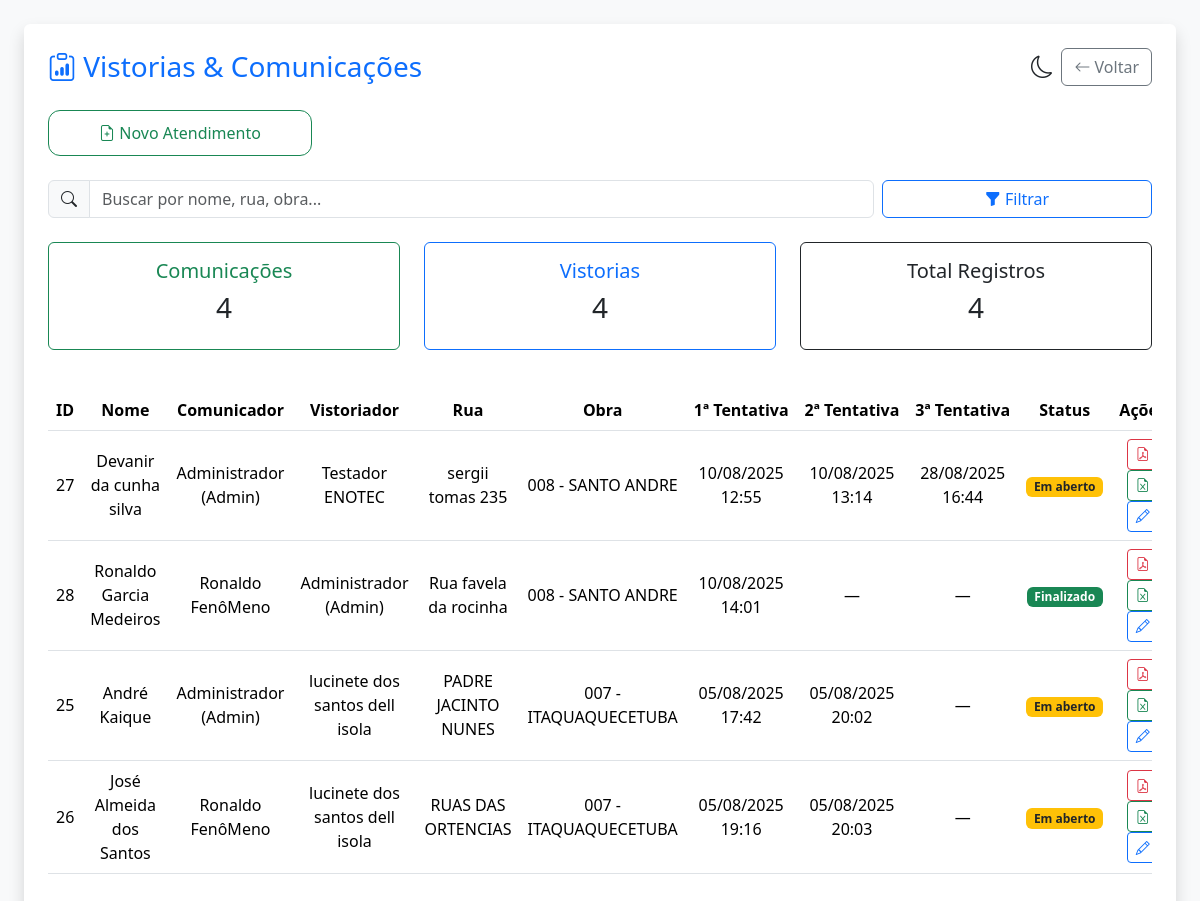
The page /atendimento/ (signed in) on the database its author committed.
### app/models.py (models this page shows)
class ComunicacaoObra(db.Model):
    __tablename__ = 'comunicacao_obra'
    id = db.Column(db.Integer, primary_key=True)
    nome = db.Column(db.String(100), nullable=False)
    cpf = db.Column(db.String(20))
    endereco = db.Column(db.String(255))
    telefone = db.Column(db.String(50))
    bairro = db.Column(db.String(100))
    numero = db.Column(db.String(20))
    comunicado = db.Column(db.String(20))
    economia = db.Column(db.String(50))
    assinatura = db.Column(db.String(100))
    tipo_imovel = db.Column(db.String(200))
    data_envio = db.Column(db.DateTime, default=datetime.utcnow)
    obra_id = db.Column(db.Integer, db.ForeignKey('obra.id', name='fk_comunicacao_obra'))
    obra = db.relationship("Obra", backref="comunicacoes")
    usuario_id = db.Column(db.Integer, db.ForeignKey('user.id', name='fk_usuario_comunicacao'))
    usuario = db.relationship("User", backref="comunicacoes")  # ✅ AQUI
    vistorias = db.relationship("VistoriaImovel", back_populates="comunicacao", cascade="all, delete-orphan")

class User(db.Model):
    id = db.Column(db.Integer, primary_key=True)
    nome = db.Column(db.String(100), nullable=True)  # <-- temporariamente
    email = db.Column(db.String(120), unique=True, nullable=False)
    password = db.Column(db.String(120), nullable=False)
    cargo = db.Column(db.String(50), default="usuario")
    rg = db.Column(db.String(20), nullable=True)  # ✅ Adicionado aqui
    obra_id = db.Column(db.Integer, db.ForeignKey('obra.id'))
    obra = db.relationship('Obra', backref='usuarios')
    vistorias_responsavel = db.relationship(
        'VistoriaImovel',
        foreign_keys='VistoriaImovel.usuario_id',
        back_populates='usuario'
    )
    vistorias_que_finalizei = db.relationship(
        'VistoriaImovel',
        foreign_keys='VistoriaImovel.finalizada_por_user_id',
        back_populates='finalizada_por'
    )

class Obra(db.Model):
    id = db.Column(db.Integer, primary_key=True)
    nome = db.Column(db.String(100), nullable=False)
    descricao = db.Column(db.Text)
    endereco = db.Column(db.String(255))
    responsavel = db.Column(db.String(100))
    data_inicio = db.Column(db.Date)
    data_fim = db.Column(db.Date)
    criado_em = db.Column(db.DateTime, default=datetime.utcnow)

### app/atendimento/routes.py (the view)
@atendimento_bp.route("/")
def dashboard_unificado():
    if "user_id" not in session:
        return redirect(url_for("auth.login"))
    cargo = session.get("cargo")
    user_id = session.get("user_id")
    registros = []
    if cargo == "vistoriador":
        from app.models import User  # necessário se current_user não está funcionando
        usuario = User.query.get(user_id)
        obras_ids = [usuario.obra_id] if usuario and usuario.obra_id else []
    else:
        obras_ids = [obra.id for obra in Obra.query.all()]
    comunicacoes = ComunicacaoObra.query.filter(ComunicacaoObra.obra_id.in_(obras_ids)).all()
    vistorias = VistoriaImovel.query.filter(VistoriaImovel.obra_id.in_(obras_ids)).options(joinedload(VistoriaImovel.usuario)).all()
    ids_com_com_vistoria = [v.comunicacao_id for v in vistorias if v.comunicacao_id]
    for c in comunicacoes:
        if c.id not in ids_com_com_vistoria:
            registros.append({
                "id": c.id,
                "nome": c.nome,
                "rua": c.endereco,
                "obra": c.obra,
                "data_envio": c.data_envio,
                "finalizada": False,
                "comunicador": f"{c.usuario.nome} (Admin)" if c.usuario and c.usuario.cargo == "admin" else c.usuario.nome if c.usuario else "—"
            })
    for v in vistorias:
        registros.append({
    "id": v.id,
    "nome": v.nome_responsavel or (v.comunicacao.nome if v.comunicacao else "Sem nome"),
    "rua": v.rua or (v.comunicacao.endereco if v.comunicacao else "—"),
    "obra": v.obra,
    "data_envio": datetime.combine(v.data_1, v.hora_1) if v.data_1 and v.hora_1 else v.data_1,
    "segunda_tentativa": datetime.combine(v.data_2, v.hora_2) if v.data_2 and v.hora_2 else None,
    "terceira_tentativa": datetime.combine(v.data_3, v.hora_3) if v.data_3 and v.hora_3 else None,
    "finalizada": v.finalizada,
    "comunicador": (
        f"{v.comunicacao.usuario.nome} (Admin)" if v.comunicacao and v.comunicacao.usuario and v.comunicacao.usuario.cargo == "admin"
        else v.comunicacao.usuario.nome if v.comunicacao and v.comunicacao.usuario
        else "—"
    ),
    "vistoriador": (
        f"{v.usuario.nome} (Admin)" if v.usuario and v.usuario.cargo == "admin"
        else v.usuario.nome if v.usuario else "—"
    ),
})
    registros.sort(
        key=lambda r: datetime.combine(r["data_envio"], time.min) if r.get("data_envio") else datetime.min,
        reverse=True
    )
    return render_template("atendimento/dashboard.html",
                           registros=registros,
                           total_comunicacoes=len(comunicacoes),
                           total_vistorias=len(vistorias),
                           total_registros=len(registros))

### templates/atendimento/dashboard.html (shortened to what this page needs)
<!DOCTYPE html>
<html lang="pt-BR">
  <head>
    <link
      href="https://cdn.jsdelivr.net/npm/bootstrap@5.3.3/dist/css/bootstrap.min.css"
      rel="stylesheet"
    />
    <link
      href="https://cdn.jsdelivr.net/npm/bootstrap-icons@1.10.5/font/bootstrap-icons.css"
      rel="stylesheet"
    />
  </head>
  <body class="bg-light p-2 p-md-4">
    <div class="container-fluid bg-white p-4 rounded shadow">
      <div
        class="d-flex justify-content-between align-items-center mb-4 flex-wrap gap-2"
      >
        <h3 class="mb-0 text-primary">
          <i class="bi bi-clipboard-data"></i> Vistorias & Comunicações
        </h3>
        <div class="d-flex gap-2 align-items-center">
          <i
            class="bi bi-moon toggle-theme"
            title="Alternar modo escuro"
            onclick="toggleTheme()"
          ></i>
          <a
            href="{{ url_for('auth.dashboard') }}"
            class="btn btn-outline-secondary"
          >
            <i class="bi bi-arrow-left"></i>
            <span class="d-none d-sm-inline">Voltar</span>
          </a>
        </div>
      </div>
      <div class="row g-3 mb-4">
        <div class="col-12 col-sm-6 col-md-3">
          <a
            href="/atendimento/nova"
            class="btn btn-outline-success square-button w-100"
          >
            <i class="bi bi-file-earmark-plus"></i>
            <span class="d-none d-sm-inline">Novo Atendimento</span>
          </a>
        </div>
      </div>
      <form class="row g-2 mb-4" onsubmit="aplicarFiltro(); return false;">
        <div class="col-12 col-md-9">
          <div class="input-group">
            <span class="input-group-text"><i class="bi bi-search"></i></span>
            <input
              type="text"
              class="form-control"
              id="filtroBusca"
              placeholder="Buscar por nome, rua, obra..."
              oninput="aplicarFiltroAoDigitar()"
            />
          </div>
        </div>
        <div class="col-12 col-md-3">
          <button type="submit" class="btn btn-outline-primary w-100">
            <i class="bi bi-funnel-fill"></i> Filtrar
          </button>
        </div>
      </form>
      <div class="row text-center mb-4">
        <div class="col-12 col-sm-6 col-md-4 mb-3">
          <div class="card border-success h-100">
            <div class="card-body">
              <h5 class="card-title text-success">Comunicações</h5>
              <h3>{{ total_comunicacoes }}</h3>
            </div>
          </div>
        </div>
        <div class="col-12 col-sm-6 col-md-4 mb-3">
          <div class="card border-primary h-100">
            <div class="card-body">
              <h5 class="card-title text-primary">Vistorias</h5>
              <h3>{{ total_vistorias }}</h3>
            </div>
          </div>
        </div>
        <div class="col-12 col-md-4 mb-3">
          <div class="card border-dark h-100">
            <div class="card-body">
              <h5 class="card-title text-dark">Total Registros</h5>
              <h3>{{ total_registros }}</h3>
            </div>
          </div>
        </div>
      </div>
      {% if registros %}
      <div class="table-responsive">
        <table
          class="table table-hover align-middle text-center"
          id="tabelaRegistros"
        >
          <thead>
            <tr>
              <th>ID</th>
              <th>Nome</th>
              <th>Comunicador</th>
              <th>Vistoriador</th>
              <th class="d-none d-sm-table-cell">Rua</th>
              <th class="d-none d-md-table-cell">Obra</th>
              <th class="text-nowrap">1ª Tentativa</th>
              <th class="text-nowrap">2ª Tentativa</th>
              <th class="text-nowrap">3ª Tentativa</th>
              <th class="text-nowrap">Status</th>
              {% if session.cargo in ['admin', 'vistoriador'] %}
              <th class="text-nowrap">Ações</th>
              {% endif %}
            </tr>
          </thead>
          <tbody>
            {% for r in registros %}
            <tr>
              <td>{{ r.id }}</td>
              <td>{{ r.nome }}</td>
              <td>{{ r.comunicador }}</td>
              <td>{{ r.vistoriador }}</td>
              <td class="d-none d-sm-table-cell">{{ r.rua }}</td>
              <td class="d-none d-md-table-cell">
                {{ r.obra.nome if r.obra else "—" }}
              </td>
              <td>
                {% if r.data_envio %} {{ r.data_envio.strftime('%d/%m/%Y %H:%M')
                }} {% else %} — {% endif %}
              </td>
              <td>
                {% if r.segunda_tentativa %} {{
                r.segunda_tentativa.strftime('%d/%m/%Y %H:%M') }} {% else %} —
                {% endif %}
              </td>
              <td>
                {% if r.terceira_tentativa %} {{
                r.terceira_tentativa.strftime('%d/%m/%Y %H:%M') }} {% else %} —
                {% endif %}
              </td>
              <td>
                {% if r.finalizada %}
                <span class="badge bg-success">Finalizado</span>
                {% else %}
                <span class="badge bg-warning text-dark">Em aberto</span>
                {% endif %}
              </td>
              {% if session.cargo in ['admin', 'vistoriador'] %}
              <td>
                <a
                  href="{{ url_for('atendimento.gerar_laudo_weasy', id=r.id) }}"
                  class="btn btn-sm btn-outline-danger"
                >
                  <i class="bi bi-file-earmark-pdf"></i>
                </a>
                <a
                  href="{{ url_for('atendimento.gerar_excel_vistoria', id=r.id) }}"
                  class="btn btn-sm btn-outline-success"
                >
                  <i class="bi bi-file-earmark-excel"></i>
                </a>
                <a
                  href="{{ url_for('atendimento.editar_atendimento', id=r.id) }}"
                  class="btn btn-sm btn-outline-primary"
                >
                  <i class="bi bi-pencil"></i>
                </a>
              </td>
              {% endif %}
            </tr>
            {% endfor %}
          </tbody>
        </table>
      </div>
      {% else %}
      <p class="text-muted text-center mt-4">
        Nenhum registro encontrado ainda.
      </p>
      {% endif %}
    </div>
  </body>
</html>

### templates/atendimento/dashboard.html (style rules this page uses)
.toggle-theme { cursor: pointer; font-size: 1.4rem; }
.square-button { aspect-ratio: display: flex; flex-direction: column; justify-content: center; align-items: center; text-align: center; padding: 10px; border-radius: 12px; transition: all 0.2s ease-in-out; }

### rows shown on the page
ComunicacaoObra: nome "Devanir da cunha silva", rua "sergii tomas 235"
User: vistoriador "Testador ENOTEC"
Obra: obra "008 - SANTO ANDRE" "008 - SANTO ANDRE"
ComunicacaoObra: nome "Ronaldo Garcia Medeiros", rua "Rua favela da rocinha"
User: comunicador "Ronaldo FenôMeno" "Ronaldo FenôMeno"
ComunicacaoObra: nome "André Kaique", rua "PADRE JACINTO NUNES"
User: vistoriador "lucinete dos santos dell isola" "lucinete dos santos dell isola"
Obra: obra "007 - ITAQUAQUECETUBA" "007 - ITAQUAQUECETUBA"
ComunicacaoObra: nome "José Almeida dos Santos", rua "RUAS DAS ORTENCIAS"

### other values the page prints
{{ total_comunicacoes }} "4"
{{ total_vistorias }} "4"
{{ total_registros }} "4"
{{ r.id }} "27" "28" "25" "26"
{{ r.comunicador }} "Administrador (Admin)" "Administrador (Admin)"
{{ r.data_envio.strftime('%d/%m/%Y %H:%M') }} "10/08/2025 12:55" "10/08/2025 14:01" "05/08/2025 17:42" "05/08/2025 19:16"
{{ r.segunda_tentativa.strftime('%d/%m/%Y %H:%M') }} "10/08/2025 13:14" "05/08/2025 20:02" "05/08/2025 20:03"
{{ r.terceira_tentativa.strftime('%d/%m/%Y %H:%M') }} "28/08/2025 16:44"
{{ r.vistoriador }} "Administrador (Admin)"
